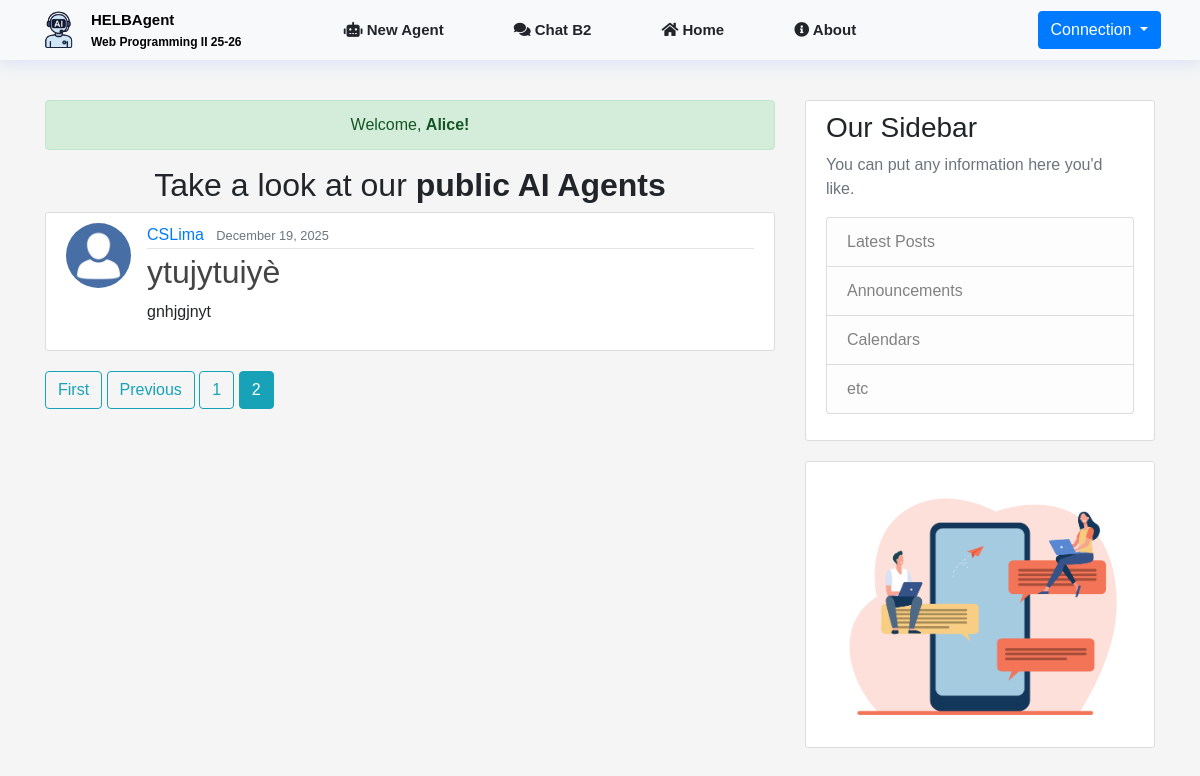
/?page=2 (signed in), run on the app's committed database.
### main/models.py (models this page shows, shortened)
class Agent(models.Model):
    MODEL_TYPE_LOCAL = 'local'
    MODEL_TYPE_API = 'api'
    MODEL_NAME_GPT4_MINI = 'gpt-4o-mini'
    MODEL_NAME_SMOL_LM = 'SmolLm-135M'
    MODEL_TYPES = [
        (MODEL_TYPE_LOCAL, 'Local'),
        (MODEL_TYPE_API, 'API')
    ]
    MODEL_NAMES = [
        (MODEL_NAME_GPT4_MINI, 'GPT-4o Mini'),
        (MODEL_NAME_SMOL_LM, 'Smol LM 135M'),
    ]
    SENDER_AGENT = "agent"
    id = models.UUIDField(primary_key=True, default=uuid.uuid4, editable=False)
    title = models.CharField(max_length=100)
    author = models.ForeignKey(User, on_delete=models.CASCADE, related_name='agents')
    date_created = models.DateTimeField(default=timezone.now)
    conversation = models.JSONField(default=list, blank=True)
    users = models.ManyToManyField(User, blank=True, related_name='used_agents')
    user_count = models.PositiveIntegerField(default=0)
    message_count = models.PositiveIntegerField(default=0)
    model_type = models.CharField(max_length=10,choices=MODEL_TYPES,default=MODEL_TYPE_API)
    model_name = models.CharField(max_length=120,choices=MODEL_NAMES,default=MODEL_NAME_GPT4_MINI)
    preprompt = models.TextField(blank=True)
    description = models.CharField(max_length=250)
    avatar = models.ImageField(default='default.jpg',upload_to='agent_pics/',null=True,blank=True)
    is_public = models.BooleanField(default=True, editable=False)
    cooldown = models.PositiveIntegerField(default=5)
    api_key = models.CharField(max_length=255, blank=True, null=True)
    def get_message_count(self) -> int:
        return len(self.conversation or [])
    def get_activity_score(self) -> int:
        return self.get_message_count() + (self.user_count * ACTIVITY_USER_WEIGHT)

### main/views.py (the view)
# urls.py: path('', AgentListView.as_view(), name='home'),
class AgentListView(ListView):
    model = Agent
    template_name = 'main/home.html'
    context_object_name = 'agents'
    paginate_by = DEFAULT_PAGINATION_COUNT
    def get_queryset(self) -> list:
        agents = list(Agent.objects.all())
        agents.sort(key=lambda x: x.get_activity_score(), reverse=True)
        return agents

### main/templates/main/home.html (shortened to what this page needs)
{% extends 'main/base.html' %}
{% load static %}
{% block content %}
    {% if user.is_authenticated %}
        <div class="alert alert-success" role="alert" style="text-align:center;">
            Welcome, <strong>{{ user.username }}!</strong>
        </div>
        <h2 style="text-align:center;">Take a look at our <strong>public AI Agents</strong></h2>
        {% for agent in agents %}
            <article class="media content-section">
                <img class="rounded-circle article-img" src="{{ agent.avatar.url }}">
                <div class="media-body">
                    <div class="article-metadata">
                        <a class="mr-2" href="{% url 'user-agents' agent.author.username %}">{{ agent.author }}</a>
                        <small class="text-muted">{{ agent.date_created|date:"F d, Y" }}</small>
                    </div>
                    <h2><a class="article-title" href="{% url 'agent-detail' agent.id %}">{{ agent.title }}</a></h2>
                    <p class="article-content">{{ agent.description }}</p>
                </div>
            </article>
        {% endfor %}
        {% include 'main/pagination.html' %}
    {% endif %}
{% endblock content %}

### main/static/main/styles/main.css (style rules this page uses)
body { margin: 0; padding: 0; font-family: 'Poppins', sans-serif; background-color: #f5f5f5; }
.content-section { background: #ffffff; padding: 10px 20px; border: 1px solid #dddddd; border-radius: 3px; margin-bottom: 20px; }
.article-title { color: #444444; }
.article-content { white-space: pre-line; }
.article-img { height: 65px; width: 65px; margin-right: 16px; }
.article-metadata { padding-bottom: 1px; margin-bottom: 4px; border-bottom: 1px solid #e3e3e3 }
.text-muted { color: gray; }

### data on the page
Agent: avatar (placeholder picture), author "CSLima", date_created "December 19, 2025", title "ytujytuiyè", description "gnhjgjnyt"

### other printed values
{{ user.username }} "Alice"
{{ num }} "1"
{{ num }} "2"
